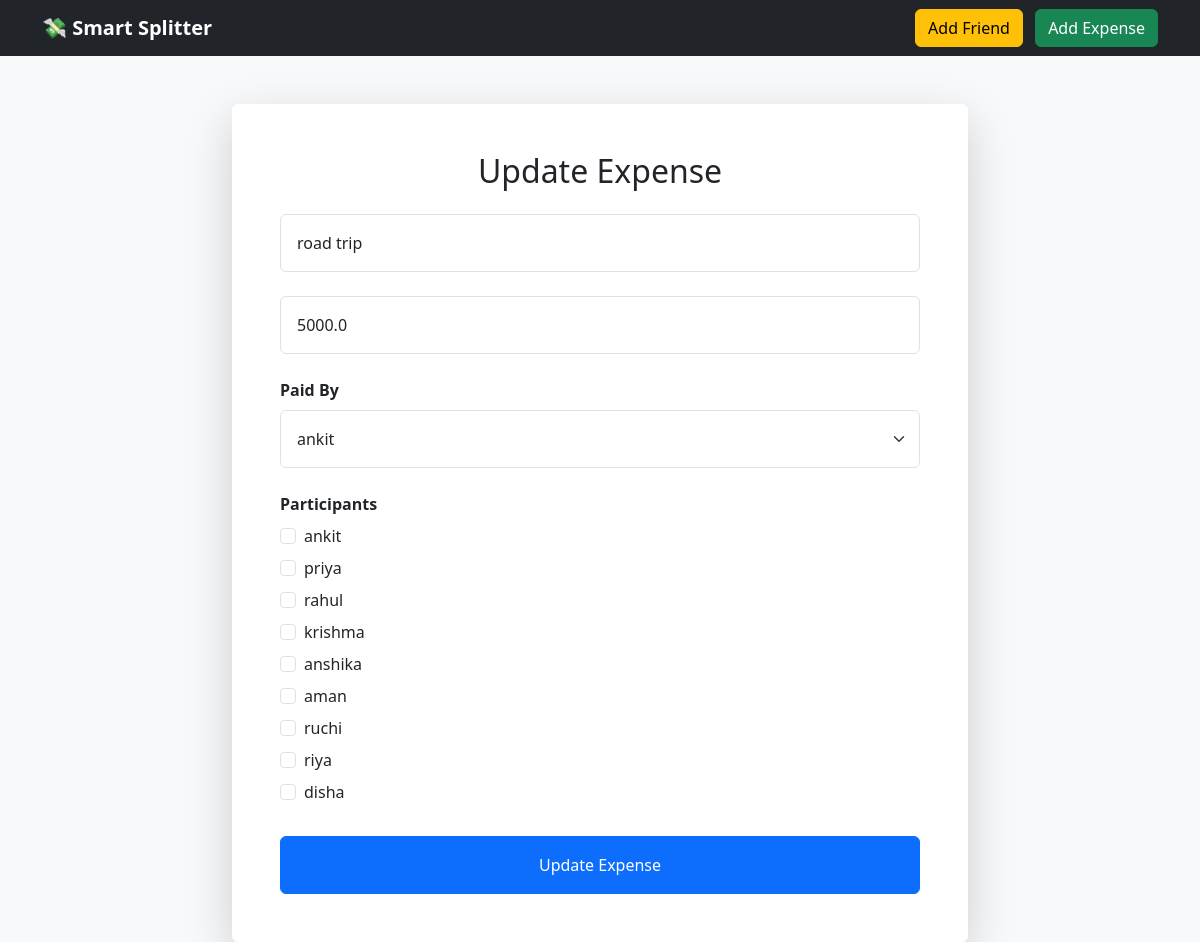
Screenshot of /update-expense/13/ with the database file from the repository.
### app/models.py (models this page shows, shortened)
class Expense(models.Model):
    title = models.CharField(max_length=200)
    amount = models.FloatField()
    paid_by = models.ForeignKey(
        Friend,
        on_delete=models.CASCADE
    )
    participants = models.ManyToManyField(
        Friend,
        related_name='expenses'
    )
    created_at = models.DateTimeField(auto_now_add=True)

class Friend(models.Model):
    name = models.CharField(max_length=100)

### app/views.py (the view, shortened to what this page needs)
def update_expense(request, id):
    expense = Expense.objects.get(id=id)
    friends = Friend.objects.all()
    context = {
        'expense': expense,
        'friends': friends
    }
    return render(
        request,
        'app/update_expense.html',
        context
    )

### app/templates/app/update_expense.html (shortened to what this page needs)
{% extends 'app/base.html' %}
{% block content %}
<div class="row justify-content-center">
    <div class="col-md-8">
        <div class="card shadow-lg border-0">
            <div class="card-body p-5">
                <h2 class="text-center mb-4">
                    Update Expense
                </h2>
                <form method="POST">
                    <input type="text"
                           name="title"
                           value="{{ expense.title }}"
                           class="form-control p-3 mb-4">
                    <input type="number"
                           name="amount"
                           value="{{ expense.amount }}"
                           class="form-control p-3 mb-4">
                    <label class="fw-bold mb-2">
                        Paid By
                    </label>
                    <select name="paid_by"
                            class="form-select p-3 mb-4">
                        {% for friend in friends %}
                        <option value="{{ friend.id }}">
                            {{ friend.name }}
                        </option>
                        {% endfor %}
                    </select>
                    <label class="fw-bold mb-2">
                        Participants
                    </label>
                    {% for friend in friends %}
                    <div class="form-check mb-2">
                        <input type="checkbox"
                               name="participants"
                               value="{{ friend.id }}"
                               class="form-check-input">
                        <label class="form-check-label">
                            {{ friend.name }}
                        </label>
                    </div>
                    {% endfor %}
                    <button class="btn btn-primary w-100 mt-4 p-3">
                        Update Expense
                    </button>
                </form>
            </div>
        </div>
    </div>
</div>
{% endblock %}

### rows the page displays
Expense: title "road trip", amount "5000.0"
Friend: name "ankit"
Friend: name "priya"
Friend: name "rahul"
Friend: name "krishma"
Friend: name "anshika"
Friend: name "aman"
Friend: name "ruchi"
Friend: name "riya"
Friend: name "disha"

### other values shown
form field paid_by "ankit"
